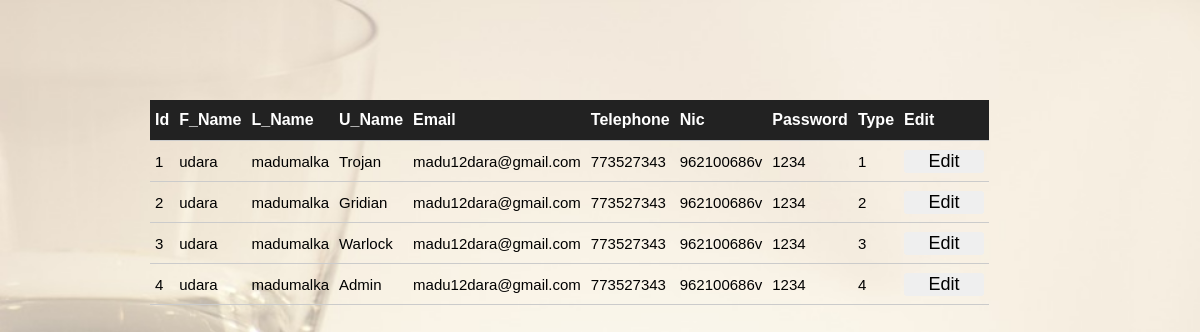
The app's page /php/editUser.php with its own data.
### tables this page shows
CREATE TABLE `employee` (
  `id` varchar(4) NOT NULL,
  `f_name` varchar(20) NOT NULL,
  `l_name` varchar(20) NOT NULL,
  `u_name` varchar(20) NOT NULL,
  `email` varchar(50) NOT NULL,
  `tp` int(10) NOT NULL,
  `nic` varchar(11) NOT NULL,
  `password` varchar(50) NOT NULL,
  `type` int(5) NOT NULL
);

### php/editUser.php (the view, shortened to what this page needs)
<?php include('include/connection.php') ?>
<!DOCTYPE html>
<html>
<head>
	<link rel="stylesheet" type="text/css" href="../css/editUser.css">
</head>
<body>
<table>
		<tr>
			<th>Id</th>
			<th>F_Name</th>
			<th>L_Name</th>
			<th>U_Name</th>
			<th>Email</th>
			<th>Telephone</th>
			<th>Nic</th>
			<th>Password</th>
			<th>Type</th>
			<th>Edit</th>
		</tr>
		<?php
			$sql = "SELECT * FROM employee";
			$result = mysqli_query($con,$sql);
			if ($result -> num_rows > 0) {
			while ($row = $result -> fetch_assoc()) {
					echo "<tr>
							<td>".$row['id']."</td>
							<td>".$row['f_name']."</td>
							<td>".$row['l_name']."</td>
							<td>".$row['u_name']."</td>
							<td>".$row['email']."</td>
							<td>".$row['tp']."</td>
							<td>".$row['nic']."</td>
							<td>".$row['password']."</td>
							<td>".$row['type']."</td>
							<td>
								<form method=\"post\" class=\"edit\" action=\"editUserNew.php\">
									<input type=\"hidden\" value=".$row['id']." name=\"edit\">
									<input class=\"btn\" type=\"submit\" name=\"submit\" value=\"Edit\">
								</form>
							</td>
						</tr>
					";
				}
				echo "</table";
			}
			else{
				echo "0 result";
			}
		?>
	</table>
</body>
</html>

### css/editUser.css (style rules this page uses)
body { margin: 0px; padding: 0px; background:url(../img/loginbg12.jpg) no-repeat; background-size: cover; }
table { width: 50%; border-collapse: collapse; text-align: left; margin-top: 100px; margin-left: 150px; }
tr { border-bottom: 1px solid #cbcbcb; font-size: 15px; font-family: "Comic Sans MS", cursive, sans-serif; }
th { border: none; height: 30px; padding: 5px; color: white; background-color: #222; font-size: 16px; }
td { border: none; height: 30px; padding: 5px; }
input[type="submit"] { outline: none; border: none; width: 80px; height: 30px background-color: #127D93; font-size: 18px; border-radius: 3px; cursor: pointer; font-family: "Comic Sans MS", cursive, sans-serif; }

### records on screen
employee: id "1", f_name "udara", l_name "madumalka", u_name "Trojan", email "madu12dara@gmail.com", tp "773527343", nic "962100686v", password "1234", type "1"
employee: id "2", f_name "udara", l_name "madumalka", u_name "Gridian", email "madu12dara@gmail.com", tp "773527343", nic "962100686v", password "1234", type "2"
employee: id "3", f_name "udara", l_name "madumalka", u_name "Warlock", email "madu12dara@gmail.com", tp "773527343", nic "962100686v", password "1234", type "3"
employee: id "4", f_name "udara", l_name "madumalka", u_name "Admin", email "madu12dara@gmail.com", tp "773527343", nic "962100686v", password "1234", type "4"
